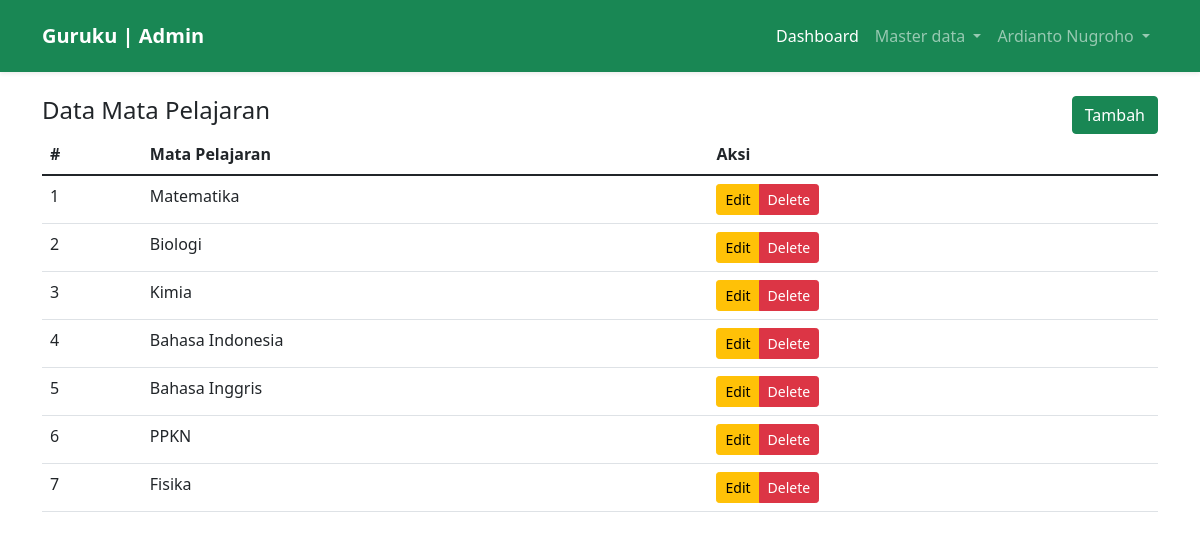
Screenshot of /back/admin/index.php?page=mapel (signed in) with the database file from the repository.
### tables this page shows
CREATE TABLE `mapel` (
  `id_mapel` int(50) NOT NULL,
  `nama_pelajaran` varchar(255) NOT NULL
);

### back/admin/data_mapel/index.php (the view, shortened to what this page needs)
<div class="row">
    <div class="col-md-12">
        <div class="d-flex justify-content-between">
            <h4>Data Mata Pelajaran</h4>
            <a href="index.php?page=mapel_create" class="btn btn-success">Tambah</a>
        </div>
        <div class="table-responsive">
            <table class="table">
                <thead>
                    <tr>
                        <th>#</th>
                        <th>Mata Pelajaran</th>
                        <th>Aksi</th>
                    </tr>
                </thead>
                <tbody>
                    <?php
                    $query = mysqli_query($koneksi, "SELECT * FROM mapel");
                    $no = 1;
                    if (mysqli_num_rows($query) > 0) {
                        foreach ($query as $data) {
                    ?>
                            <tr>
                                <td><?= $no++ ?></td>
                                <td><?= $data['nama_pelajaran'] ?></td>
                                <td>
                                    <div class="btn-group">
                                        <a href="index.php?page=mapel_edit&id_mapel=<?= $data['id_mapel'] ?>" class="btn btn-sm btn-warning">Edit</a>
                                        <a href="index.php?page=mapel_delete&id_mapel=<?= $data['id_mapel'] ?>" class="btn btn-sm btn-danger" onclick="return confirm('Apakah anda yakin ingin menghapus data ini ?')">Delete</a>
                                    </div>
                                </td>
                            </tr>
                        <?php
                        }
                    }
                    ?>
                </tbody>
            </table>
        </div>
    </div>
</div>

### rows the page displays
mapel: nama_pelajaran "Matematika"
mapel: nama_pelajaran "Biologi"
mapel: nama_pelajaran "Kimia"
mapel: nama_pelajaran "Bahasa Indonesia"
mapel: nama_pelajaran "Bahasa Inggris"
mapel: nama_pelajaran "PPKN"
mapel: nama_pelajaran "Fisika"

### other values shown
$_SESSION['nama'] "Ardianto Nugroho"
